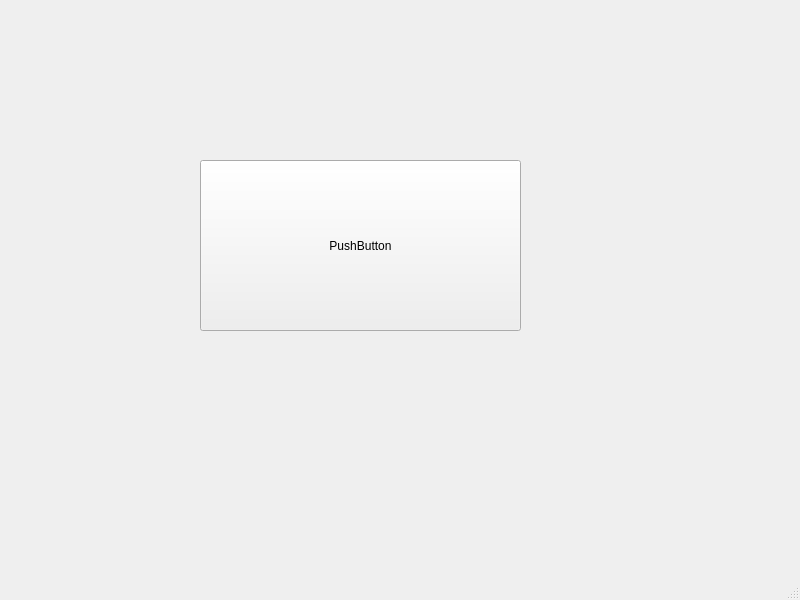
<?xml version="1.0" encoding="UTF-8"?>
<ui version="4.0">
 <class>MainWindow</class>
 <widget class="QMainWindow" name="MainWindow">
  <property name="geometry">
   <rect>
    <x>0</x>
    <y>0</y>
    <width>800</width>
    <height>600</height>
   </rect>
  </property>
  <property name="windowTitle">
   <string>MainWindow</string>
  </property>
  <widget class="QWidget" name="centralwidget">
   <widget class="QPushButton" name="pushButton">
    <property name="geometry">
     <rect>
      <x>200</x>
      <y>160</y>
      <width>321</width>
      <height>171</height>
     </rect>
    </property>
    <property name="text">
     <string>PushButton</string>
    </property>
   </widget>
  </widget>
  <widget class="QMenuBar" name="menubar">
   <property name="geometry">
    <rect>
     <x>0</x>
     <y>0</y>
     <width>800</width>
     <height>26</height>
    </rect>
   </property>
  </widget>
  <widget class="QStatusBar" name="statusbar"/>
 </widget>
 <resources/>
 <connections/>
</ui>
